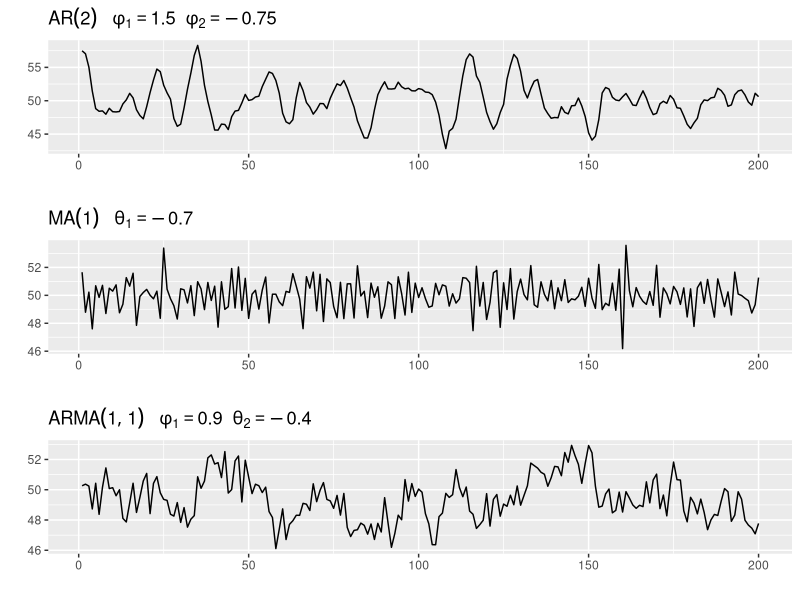
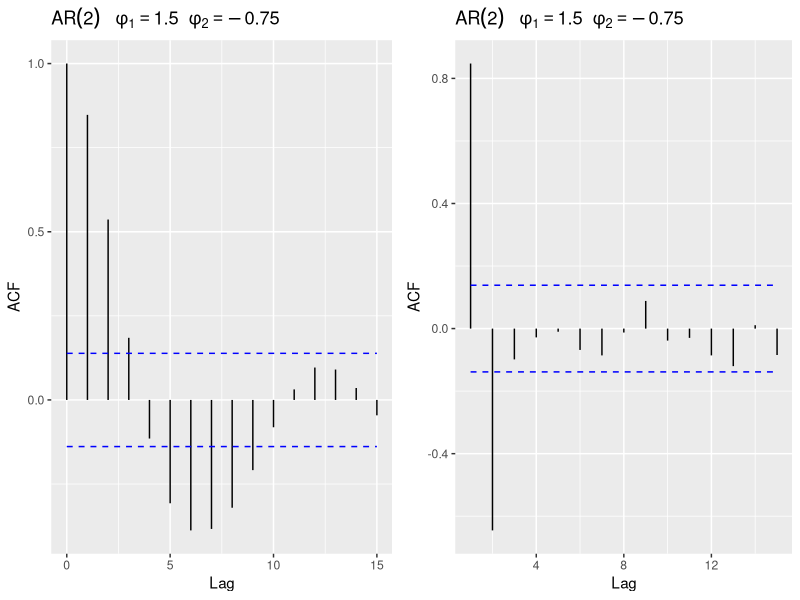
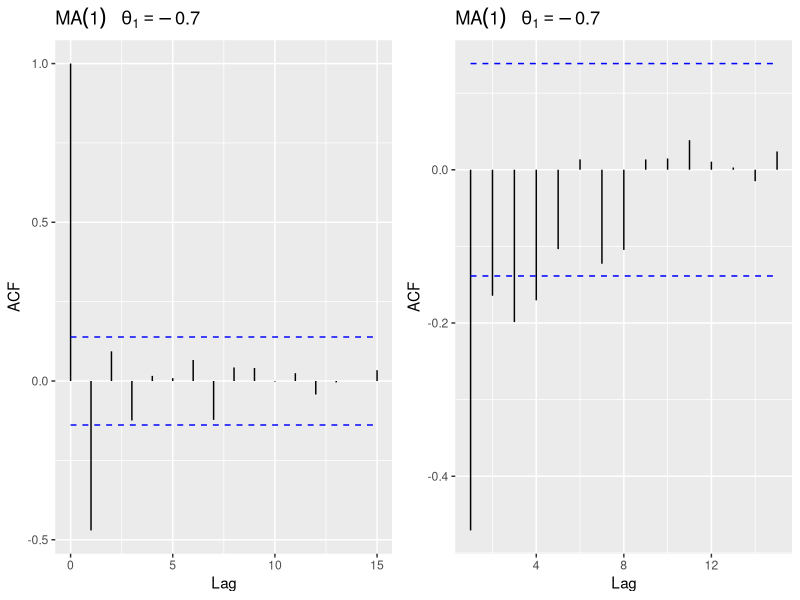
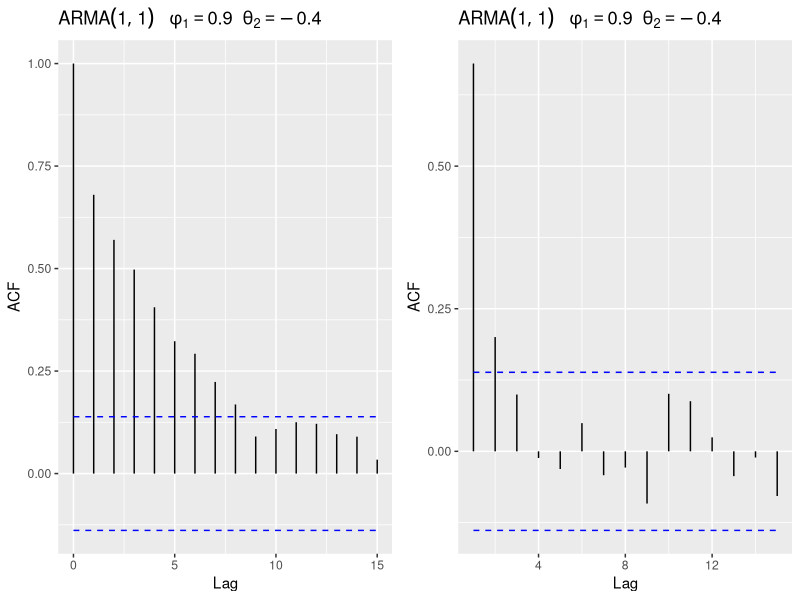

Here is the R script that generated these plots, in order:
### Source:https://www.geo.fu-berlin.de/en/v/soga-r/Introduction-to-R/index.html ###

set.seed(250)

arma_20 <- arima.sim(list(
  order = c(2, 0, 0),
  ar = c(1.5, -0.75)
),
n = 200
) + 50

arma_01 <- arima.sim(list(
  order = c(0, 0, 1),
  ma = -0.7
),
n = 200
) + 50

arma_11 <- arima.sim(list(
  order = c(1, 0, 1),
  ar = 0.9,
  ma = -0.4
),
n = 200
) + 50
library(ggplot2)
library(ggfortify)
library(gridExtra)

p1 <- autoplot(arma_20) +
  ggtitle(expression(AR(2) ~ ~ ~ phi[1] == 1.5 * ~ ~ phi[2] == -0.75))

p2 <- autoplot(arma_01) +
  ggtitle(expression(MA(1) ~ ~ ~ theta[1] == -0.7))

p3 <- autoplot(arma_11) +
  ggtitle(expression(ARMA(1, 1) ~ ~ ~ phi[1] == 0.9 * ~ ~ theta[2] == -0.4))

grid.arrange(p1, p2, p3, ncol = 1)



## ACF
p1 <- autoplot(acf(arma_20,
  plot = FALSE,
  lag.max = 15
)) +
  ggtitle(expression(AR(2) ~ ~ ~ phi[1] == 1.5 * ~ ~ phi[2] == -0.75))

## PACF
p2 <- autoplot(acf(arma_20,
  plot = FALSE,
  lag.max = 15,
  type = "partial"
)) +
  ggtitle(expression(AR(2) ~ ~ ~ phi[1] == 1.5 * ~ ~ phi[2] == -0.75))

grid.arrange(p1, p2, ncol = 2)

## ACF
p1 <- autoplot(acf(arma_01,
  plot = FALSE,
  lag.max = 15
)) +
  ggtitle(expression(MA(1) ~ ~ ~ theta[1] == -0.7))

## PACF
p2 <- autoplot(acf(arma_01,
  plot = FALSE,
  lag.max = 15,
  type = "partial"
)) +
  ggtitle(expression(MA(1) ~ ~ ~ theta[1] == -0.7))
grid.arrange(p1, p2, ncol = 2)

## ACF
p1 <- autoplot(acf(arma_11,
  plot = FALSE,
  lag.max = 15
)) +
  ggtitle(expression(ARMA(1, 1) ~ ~ ~ phi[1] == 0.9 * ~ ~ theta[2] == -0.4))

## PACF
p2 <- autoplot(acf(arma_11,
  plot = FALSE,
  lag.max = 15,
  type = "partial"
)) +
  ggtitle(expression(ARMA(1, 1) ~ ~ ~ phi[1] == 0.9 * ~ ~ theta[2] == -0.4))

grid.arrange(p1, p2, ncol = 2)

### Compare with Exhibit 7.4 (p.545) and Exhibit 7.5 (p.549)               ###                      
### Source:Christiaan Heij, Paul de Boer, Philip Hans Franses, Teun Kloek, ###
### Herman K. van Dijk (2004).Econometric Methods with Applications in     ###
### Business and Economics. Oxford University Press                        ###
### https://global.oup.com/booksites/content/0199268010/                   ###
